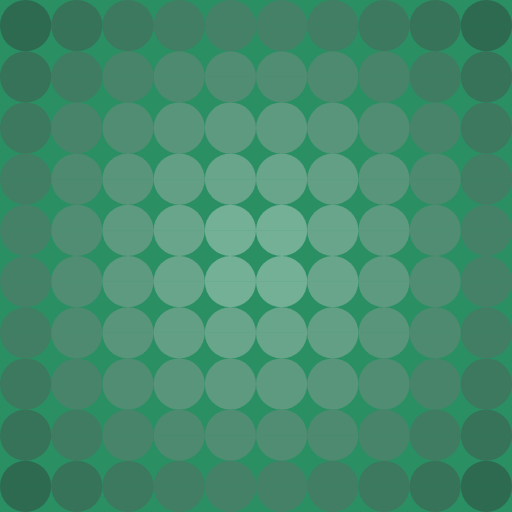
Frame 1 (no input)
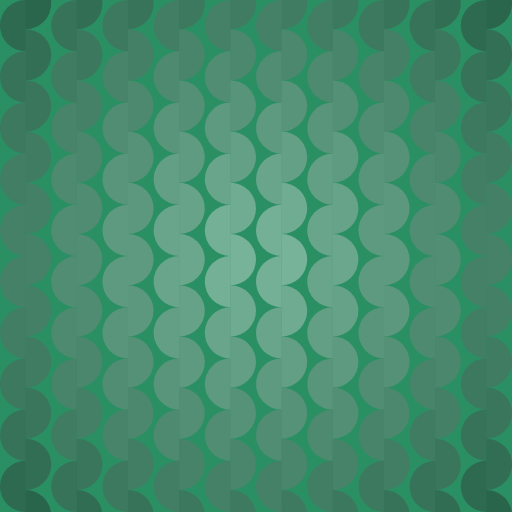
Frame 60 (no input)
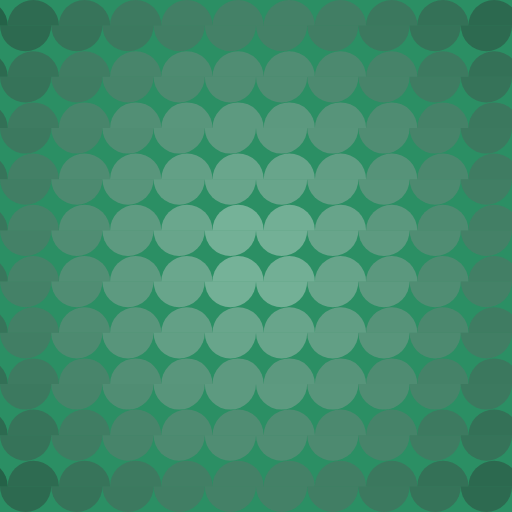
Frame 120 (the mouse pressed at the canvas centre since frame 60)

The p5.js sketch that drew these frames (run headless with seeded random() and noise() and a simulated clock; from frame 60 on, the mouse is pressed at the canvas centre):

// p5.js sketch
// ── sketch.js
const canvas_w = 512;
const canvas_h = 512;

let balls = [];

const r = 512 / 20;
const n_rows = 12;
const n_cols = 12;
let n_segs = 2

function make_grid(n_segments) {
  const x1 = width / 2 - r * (n_cols - 1)
  const y1 = height / 2 - r * (n_rows - 1)
  for (let row = 0; row < n_rows; row++) {
    for (let col = 0; col < n_cols; col++) {
      const x = x1 + r * 2 * col
      const y = y1 + r * 2 * row
      const ball = new Ball(x, y, r, n_segments)

      balls.push(ball)
    }
  }
}

function setup() {
  createCanvas(canvas_w, canvas_h);
  make_grid(n_segs)
  noStroke()
  fill(255, 100)
}

let a = 0

function draw() {
  background(43, 143, 100);

  translate(width / 2, height / 2)
  rotate(a)
  translate(-width / 2, -height / 2)

  let moving = false
  let reset = false

  for (const ball of balls) {
    ball.draw()
    ball.update()
    moving = moving || ball.moving
    reset = reset || ball.reset
  }

  if (!moving && !reset) {
    // const i = floor(random(n_segs))
    const i = 1

    let d = r * 2
    if (random() > 0.5) {
      // d *= -1
    }

    if (a == 0) {
      a = PI / 2
    } else {
      a = 0
    }
    // a = 0
    // if (random() > 0.5) {
    //   a = PI / 2
    // }
    for (const ball of balls) {
      const seg = ball.segs[i]
      seg.set_p2(seg.p.x + d, seg.p.y, 100)
    }
    reset = true
  } else if (reset) {
    balls = [];
    n_segs = ceil(random(1, 10))
    n_segs = 2
    make_grid(n_segs)
    reset = false
  }
}


class Ball {
  constructor(x, y, r, n_seg) {
    this.p = createVector(x, y)
    this.r = r
    this.n_seg = n_seg || 2.0
    this.segs = []
    this.moving = false

    const a_step = TWO_PI / this.n_seg
    for (let i = 0; i < this.n_seg; i++) {
      const a1 = i * a_step
      const a2 = (i + 1) * a_step

      const seg = new BallSeg(this.p.x, this.p.y, this.r, a1, a2)
      this.segs.push(seg)
    }
  }

  update() {
    this.moving = false
    this.reset = false
    for (const seg of this.segs) {
      seg.update()
      this.moving = this.moving || seg.moving
      this.reset = this.reset || seg.reset
    }
  }

  draw() {
    push()
    for (const seg of this.segs) {
      seg.draw()
    }
    pop()
  }
}

class BallSeg {
  constructor(x, y, r, a1, a2) {
    this.p = createVector(x, y)
    this.r = r
    this.a1 = a1
    this.a2 = a2

    this.p1 = this.p.copy()
    this.p2 = createVector()
    this.n_steps = 0
    this.step = 0
    this.moving = false
  }

  set_p2(x, y, n_steps) {
    this.p1 = this.p.copy()
    this.p2.x = x
    this.p2.y = y
    this.n_steps = n_steps
    this.step = 0
    this.moving = true
  }

  update() {
    if (this.n_steps > 0 && this.step <= this.n_steps) {
      this.moving = true

      this.p.x = map(this.step, 0, this.n_steps, this.p1.x, this.p2.x, true)
      this.p.y = map(this.step, 0, this.n_steps, this.p1.y, this.p2.y, true)
      this.step++
    } else {
      this.moving = false
    }

    this.reset = this.p.x == this.p2.x && this.p.y == this.p2.y
  }

  draw() {
    push()
    translate(this.p.x, this.p.y)

    const f = map(
      dist(width / 2, height / 2, this.p.x, this.p.y), 0, width * 0.7, 250, 30
    )
    fill(f, 100)

    arc(0, 0, this.r * 2, this.r * 2, this.a1, this.a2)
    pop()
  }
}
